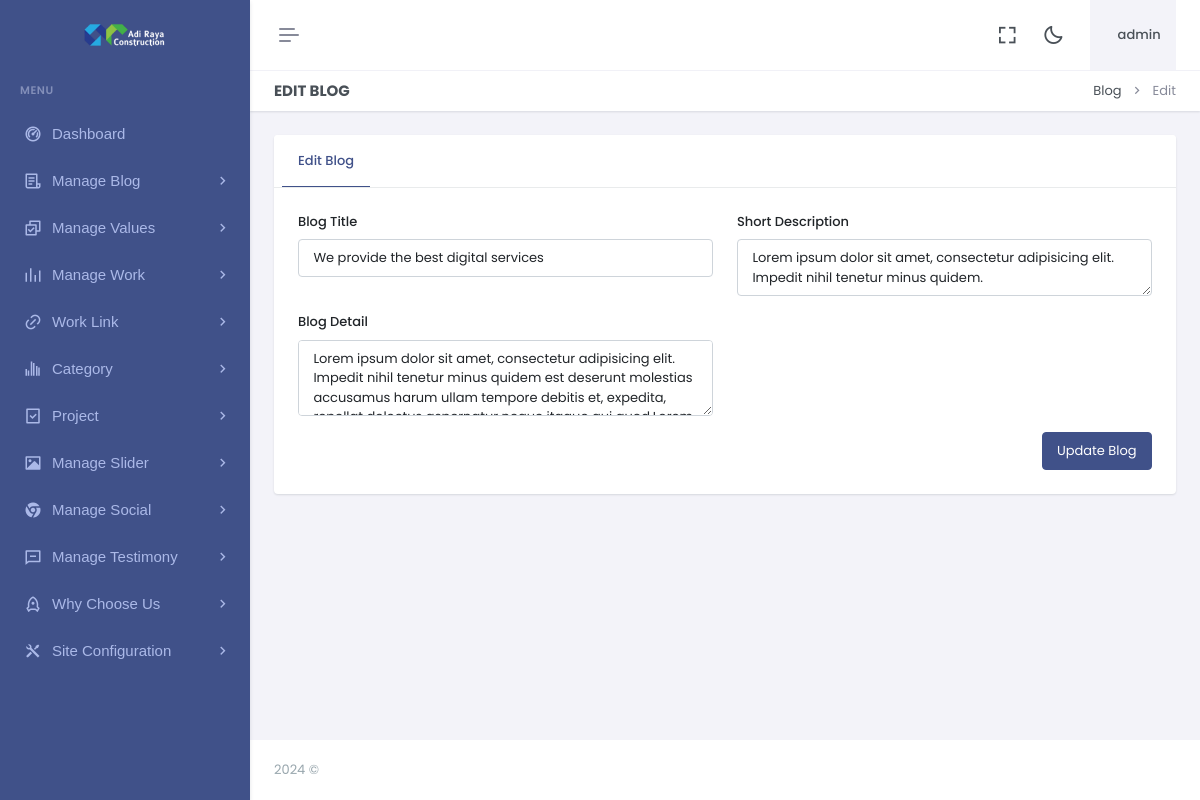
Page /dashboard/editblog.php?id=1 (signed in) on the earlier database version.
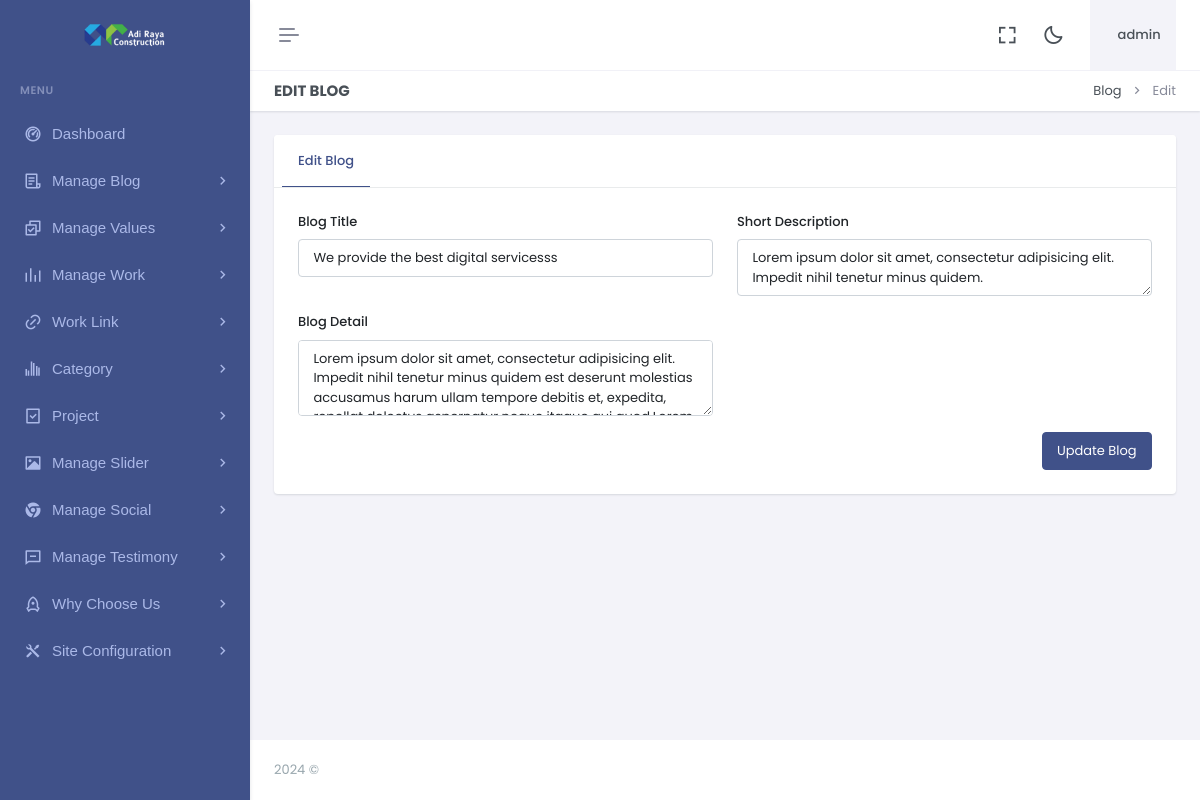
Same page on the later database version.
### tables this page shows
CREATE TABLE `blog` (
  `id` int(11) NOT NULL,
  `blog_title` varchar(300) NOT NULL,
  `blog_desc` varchar(300) NOT NULL,
  `blog_detail` varchar(2000) NOT NULL,
  `ufile` varchar(1000) NOT NULL,
  `updated_at` timestamp NOT NULL DEFAULT current_timestamp() ON UPDATE current_timestamp()
);

### dashboard/editblog.php (the view, shortened to what this page needs)
<?php
include"header.php";
$todo=  mysqli_real_escape_string($con,$_GET['id']);
include"sidebar.php";
?>
<div class="main-content">
 <div class="page-content">
       <div class="container-fluid">
                    <div class="row">
                        <div class="col-12">
                            <div class="page-title-box d-sm-flex align-items-center justify-content-between">
                                <h4 class="mb-sm-0">Edit Blog</h4>
                                <div class="page-title-right">
                                    <ol class="breadcrumb m-0">
                                        <li class="breadcrumb-item"><a href="javascript: void(0);">Blog</a></li>
                                        <li class="breadcrumb-item active">Edit</li>
                                    </ol>
                                </div>
                            </div>
                        </div>
                    </div>
                    <?php
					 $query="SELECT * FROM  blog where id='$todo' ";
 $result = mysqli_query($con,$query);
while($row = mysqli_fetch_array($result))
{
	$blog_title="$row[blog_title]";
	$blog_desc="$row[blog_desc]";
  $blog_detail="$row[blog_detail]";
}
  ?>
                    <div class="row">
                        <div class="col-xxl-9">
                            <div class="card mt-xxl-n5">
                                <div class="card-header">
                                    <ul class="nav nav-tabs-custom rounded card-header-tabs border-bottom-0" role="tablist">
                                        <li class="nav-item">
                                            <a class="nav-link active" data-bs-toggle="tab" href="#personalDetails" role="tab" aria-selected="false">
                                                <i class="fas fa-home"></i> Edit Blog
                                            </a>
                                        </li>
                                    </ul>
                                </div>
                                <div class="card-body p-4">
                                    <div class="tab-content">
                                        <div class="tab-pane active" id="personalDetails" role="tabpanel">
              <form action="" method="post" enctype="multipart/form-data">
                                                <div class="row">
   <div class="col-lg-6">
                                                        <div class="mb-3">
                                                            <label for="firstnameInput" class="form-label"> Blog Title</label>
                                                            <input type="text" class="form-control" id="firstnameInput" name="blog_title" value="<?php print $blog_title ?>" placeholder="Enter Service Title">
                                                        </div>
                                                    </div>
                                                    <div class="col-lg-6">
                                                        <div class="mb-3">
                                                            <label for="firstnameInput" class="form-label"> Short Description</label>
                                                            <textarea class="form-control" id="exampleFormControlTextarea5" name="blog_desc" rows="2"><?php print $blog_desc ?></textarea>
                                                        </div>
                                                    </div>
                                                    <div class="col-lg-6">
                                                        <div class="mb-3">
                                                            <label for="firstnameInput" class="form-label"> Blog Detail</label>
                                                            <textarea class="form-control" id="exampleFormControlTextarea5" name="blog_detail" rows="3"><?php print $blog_detail ?></textarea>
                                                        </div>
                                                    </div>
                                                    <div class="col-lg-12">
                                                        <div class="hstack gap-2 justify-content-end">
                                                            <button type="submit" name="save" class="btn btn-primary">Update Blog</button>
                                                        </div>
                                                    </div>
                                                </div>
                                            </form>
                                        </div>
                                    </div>
                                </div>
                            </div>
                        </div>
                    </div>
                </div>
            </div>
            <?php include"footer.php";?>

Differences in the rows shown:
changed blog: blog_title "We provide the best digital services" → "We provide the best digital servicesss"
